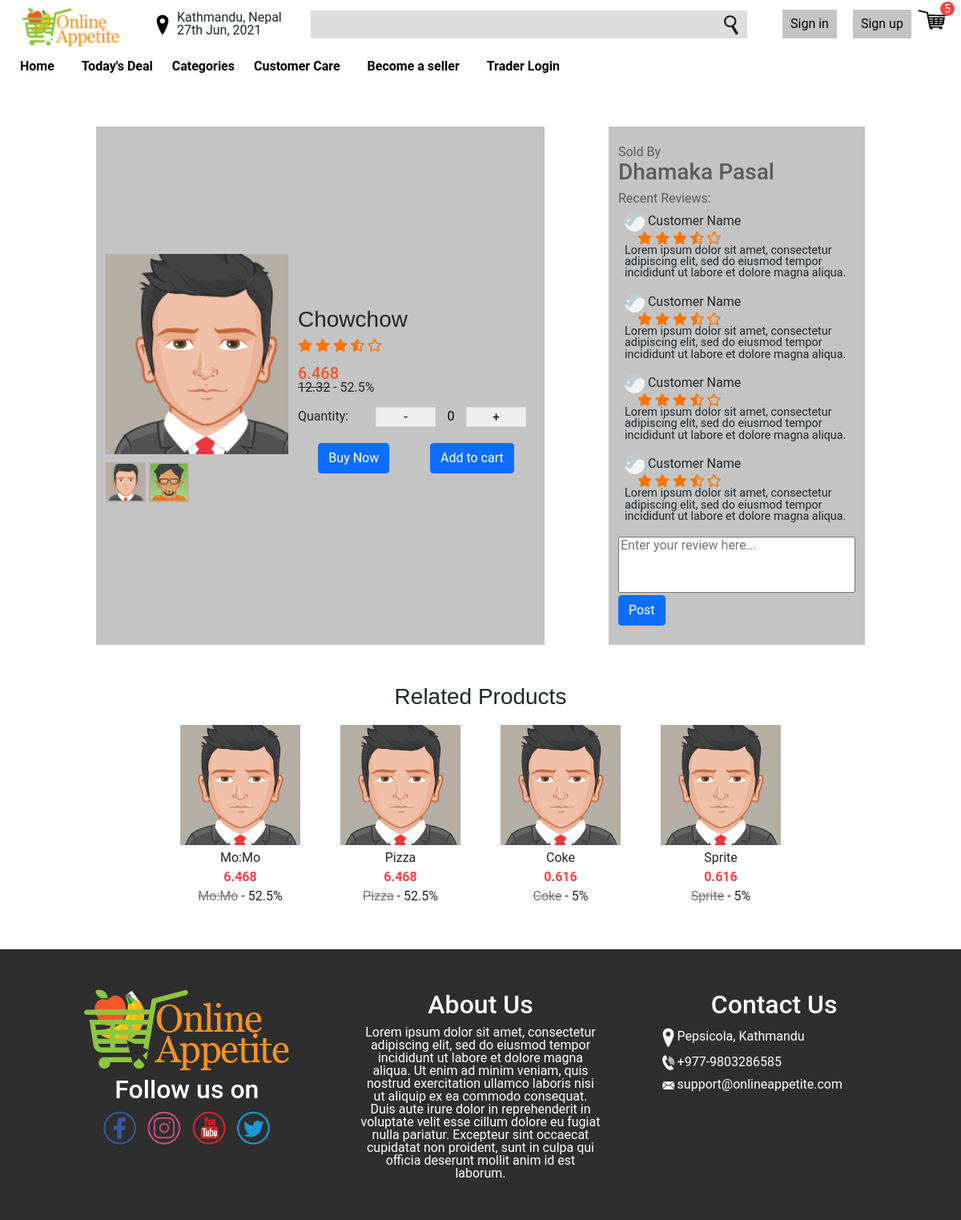
/product.php?id=2, run on the app's committed database.
### tables this page shows
CREATE TABLE products (
	product_id INTEGER NOT NULL PRIMARY KEY AUTOINCREMENT,
	product_name VARCHAR(30) NOT NULL,
	category_id INTEGER NOT NULL,
	confirmed_on DATE NULL,
	price INTEGER NOT NULL,
	stock INTEGER NOT NULL,
	shop_id INTEGER NOT NULL,
	description VARCHAR(200) NOT NULL,
	image1 VARCHAR(50) NOT NULL,
	image2 VARCHAR(50) NOT NULL,
	created_at TIMESTAMP DEFAULT CURRENT_TIMESTAMP,
	updated_at TIMESTAMP NULL,
	FOREIGN KEY (category_id) REFERENCES category (category_id),
	FOREIGN KEY (shop_id) REFERENCES shop (shop_id)
);

CREATE TABLE shops (
	shop_id INTEGER NOT NULL PRIMARY KEY AUTOINCREMENT,
	trader_id INTEGER NOT NULL,
	shop_name VARCHAR(30) NOT NULL,
	verified_on DATE NULL,
	gov_no VARCHAR(30) NOT NULL,
	address VARCHAR(50) NOT NULL,
	contact_no VARCHAR(20) NOT NULL,
	shop_type VARCHAR(20) NOT NULL,
	description VARCHAR(200) NOT NULL,
	created_at TIMESTAMP DEFAULT CURRENT_TIMESTAMP,
	updated_at TIMESTAMP NULL,
	FOREIGN KEY (trader_id) REFERENCES trader (trader_id)
);

CREATE TABLE discounts (
	discount_id INTEGER NOT NULL PRIMARY KEY AUTOINCREMENT,
	discount_name VARCHAR(50) NOT NULL,
	rate INTEGER NOT NULL,
	target_id INTEGER NULL,
	discount_type VARCHAR(20) NOT NULL,
	starts_on DATE NOT NULL,
	expires_on DATE NOT NULL,
	created_by INTEGER NOT NULL,
	created_at TIMESTAMP DEFAULT CURRENT_TIMESTAMP,
	updated_at TIMESTAMP NULL,
	FOREIGN KEY (created_by) REFERENCES users (user_id)
);

### utils/database.php (called while the page is built, shortened)
<?php
    try {
        $conn = new PDO("sqlite:".__DIR__."/../database.sqlite");
        $conn->setAttribute(PDO::ATTR_ERRMODE, PDO::ERRMODE_EXCEPTION);
    }catch(PDOException $e) {
        die("Connection failed: " . $e->getMessage());
    }
    function fetch_all_row($sql){
        global $conn;
        $stmt = $conn->prepare($sql);
        $stmt->execute();
        $res = $stmt->fetchAll(PDO::FETCH_ASSOC);
        return $res;
    }
    function fetch_row($sql){
        global $conn;
        $stmt = $conn->prepare($sql);
        $res = $stmt->execute();
        $res = $stmt->fetch(PDO::FETCH_ASSOC);
        return $res;
    }

### product.php (the view, shortened to what this page needs)
<?php
require_once 'utils/database.php';
$product_id = $_GET['id'];
$product = fetch_row("SELECT * FROM products INNER JOIN shops ON shops.shop_id = products.shop_id WHERE product_id = '$product_id'");
$discounts = fetch_all_row("SELECT rate FROM discounts WHERE ((discount_type = 'all') OR (discount_type = 'category' AND target_id = '" . $product['category_id'] . "') OR (discount_type = 'product' AND target_id = '" . $product['product_id'] . "') AND starts_on < CURRENT_DATE AND expires_on > CURRENT_DATE)");
$discounted_price = $product['price'];
foreach ($discounts as $discount) {
    $discounted_price = $discounted_price * (100 - $discount['rate']) * 0.01;
}
$discount_rate = ($product['price'] - $discounted_price) * 100 / $product['price'];
$products = fetch_all_row("SELECT * FROM products WHERE product_id != '$product_id' ORDER BY created_at LIMIT 10");
?>
<!doctype html>
<html lang="en">
<head>
    <link rel="stylesheet" href="css/bootstrap.min.css">
    <link rel="stylesheet" href="css/fontawesome-free/css/all.min.css">
    <link rel="stylesheet" href="css/style.css">
    <link rel="stylesheet" href="css/index.css">
    <link rel="stylesheet" href="css/product.css">
</head>
<body>
    <?php
    include 'header.php';
    ?>
    <div class="text-center py-5">
        <div class="container">
            <div class="row">
                <div class="col-sm-12 col-lg-3 col-md-5 d-flex align-items-center" style="background-color:#c4c4c4">
                    <div style="display:inline-block; text-align:start;">
                        <img src="<?= $product['image1'] ?>" class="product-preview" id="product1">
                        <br>
                        <img src="<?= $product['image1'] ?>" onclick="setPreview(this.src)" class="thumbnail">
                        <img src="<?= $product['image2'] ?>" onclick="setPreview(this.src)" class="thumbnail">
                    </div>
                </div>
                <div class="col-sm-12 col-lg-4 col-md-7 text-start  d-flex align-items-center" style="background-color:#c4c4c4">
                    <div>
                        <h1 style="font-family: Gill Sans, sans-serif;font-size: 28px;margin-top:10%"><?= $product['product_name'] ?></h1>
                        <div class="stars">
                            <span class="fas fa-star"></span>
                            <span class="fas fa-star"></span>
                            <span class="fas fa-star"></span>
                            <span class="fas fa-star-half-alt"></span>
                            <span class="far fa-star"></span><br><br>
                        </div>
                        <span style="color:#F1592A; font-weight:500; font-size:20px;"> <?= $product['price'] - $discounted_price ?> </span><br>
                        <span style="text-decoration:line-through"> <?= $product['price'] ?></span> -
                        <span><?= $discount_rate ?>%</span><br><br>
                        <span>Quantity:</span>
                        <form class="quantity-form">
                            <button class="value-button" onclick="decreaseValue()" value="Decrease Value">-</button>
                            <input type="number" class="number-count" id="number" value="0" />
                            <button class="value-button" onclick="increaseValue()" value="Increase Value">+</button>
                        </form>
                        <div class="product-buttons">
                            <div style="margin-top:20px">
                                <button type="button" class="btn btn-primary">Buy Now</button>
                            </div>
                            <div style="margin-top:20px">
                                <button type="button" class="btn btn-primary">Add to cart</button>
                            </div>
                        </div>
                    </div>
                </div>
                <div class="col-sm-12 col-lg-4 col-md-12 offset-lg-1 py-4" style="text-align:start;background-color:#c4c4c4">
                    <div style="color:#5B5B5B">Sold By</div>
                    <a href="shopProfile.php?id=<?= $product['shop_id'] ?>">
                        <h3 style="color:#5B5B5B"><?= $product['shop_name'] ?></h3>
                    </a>
                    <div style="color:#5B5B5B">Recent Reviews:</div>
                    <div class="reviews">
                        <?php
                        for ($i = 0; $i < 4; $i++) {
                        ?>
                            <div class="customer-review p-2">
                                <img src="assets/images/placeholder.png" class="profilepic" alt="">
                                <span class="customer-name">Customer Name</span>
                                <div class="stars d-inline-block px-3">
                                    <span class="fas fa-star"></span>
                                    <span class="fas fa-star"></span>
                                    <span class="fas fa-star"></span>
                                    <span class="fas fa-star-half-alt"></span>
                                    <span class="far fa-star"></span>
                                </div>
                                <span class="review">Lorem ipsum dolor sit amet, consectetur adipiscing elit, sed do eiusmod tempor incididunt ut
                                    labore et dolore magna aliqua.</span>
                            </div>
                        <?php } ?>
                    </div>
                    <div class="add-review">
                        <form>
                            <textarea name="review" class="reviewbox" placeholder="Enter your review here..." id="reviewbox" rows="4"></textarea>
                            <button class="btn btn-primary">Post</button>
                        </form>
                    </div>
                </div>
            </div>
        </div>
        <h1 style="font-family: Gill Sans, sans-serif;font-size: 28px;" class="text-center mt-5">Related Products</h1>
        <div class="container">
            <div class="products">
                <?php
                foreach ($products as $product) {
                    $discounts = fetch_all_row("SELECT rate FROM discounts WHERE ((discount_type = 'all') OR (discount_type = 'category' AND target_id = '" . $product['category_id'] . "') OR (discount_type = 'product' AND target_id = '" . $product['product_id'] . "') AND starts_on < CURRENT_DATE AND expires_on > CURRENT_DATE)");
                    $discounted_price = $product['price'];
                    foreach ($discounts as $discount) {
                        $discounted_price = $discounted_price * (100 - $discount['rate']) * 0.01;
                    }
                    $discount_rate = ($product['price'] - $discounted_price) * 100 / $product['price'];
                ?>
                    <div class="product" onclick="window.location.href='/product.php?id=<?= $product['product_id'] ?>'">
                        <img class="product-image" src="<?= $product['image1'] ?>" alt="">
                        <span class="product-name py-2"><?= $product['product_name'] ?></span>
                        <span class="price pb-2"><?= $product['price'] - $discounted_price ?></span>
                        <div>
                            <span class="discount"><?= $product['product_name'] ?></span> -
                            <span class="rate"><?= $discount_rate ?>%</span>
                        </div>
                    </div>
                <?php } ?>
            </div>
        </div>
    </div>
    <?php include 'footer.php'; ?>
</body>
</html>

### css/style.css (style rules this page uses)
html { scroll-behavior: smooth; }
html, body, ul { margin: 0; padding: 0; }
body { font-family: 'Roboto', sans-serif; line-height: 1; }
button, input, textarea, select { font-size: 1em; }
.products { display: flex; flex-wrap: wrap; justify-content: center; }
.product { display: flex; flex-direction: column; margin: 10px 25px; cursor: pointer; }
.product .product-image { height: 150px; width: 150px; object-fit: cover; grid-area: image; }
.product .product-name { grid-area: name; }
.product .price { color: #F84343; font-weight: 700; grid-area: price; }
.product .discount { color: #767676; text-decoration: line-through; grid-area: discount; }
.product .rate { grid-area: rate; }

### css/index.css (style rules this page uses)
.container { width: 80%; margin: auto; text-align: center; }

### css/product.css (style rules this page uses)
.thumbnail { margin-top: 10px; border: 2px solid #C4aaaa; margin-bottom: 20px; width: 50px; max-height: 50px; object-fit: cover; }
.product-preview { width: 250px; object-fit: cover; }
a { text-decoration: none; }
.profilepic { width: 25px; height: 25px; border-radius:50%; object-fit: cover; }
.review { font-size: .9em; display: -webkit-box; -webkit-line-clamp: 3; -webkit-box-orient: vertical; overflow: hidden; }
.stars { color: #ff7300; }
.product-buttons { display: flex; justify-content: space-around; flex-wrap: wrap; margin-bottom: 20px; }
.quantity-form { text-align: center; margin-right:10px; display: inline-block; padding-left: 30px; }
.value-button { border: 1px solid #ddd; margin: 0px; width: 75px; height: 25px; vertical-align: middle; background: #eee; text-align: center; }
input.number-count { text-align: center; border: none; margin: 0px; width: 30px; height: 20px; background-color:transparent; }
.reviewbox { width: 100%; margin-top: 10px; resize: none; }

### data on the page
products: image1 (picture), image2 (picture), product_name "Chowchow", price "12.32", shop.shop_name "Dhamaka Pasal"
products: image1 (picture), product_name "Mo:Mo", price "6.468", discount_rate "52.5"
products: image1 (picture), product_name "Pizza", price "6.468", discount_rate "52.5"
products: image1 (picture), product_name "Coke", $product['price']-$discounted_price "0.616", price.rate "5"
products: image1 (picture), product_name "Sprite", $product['price']-$discounted_price "0.616", price.rate "5"

### other printed values
$product['price'] - $discounted_price "6.468"
$discount_rate "52.5"
